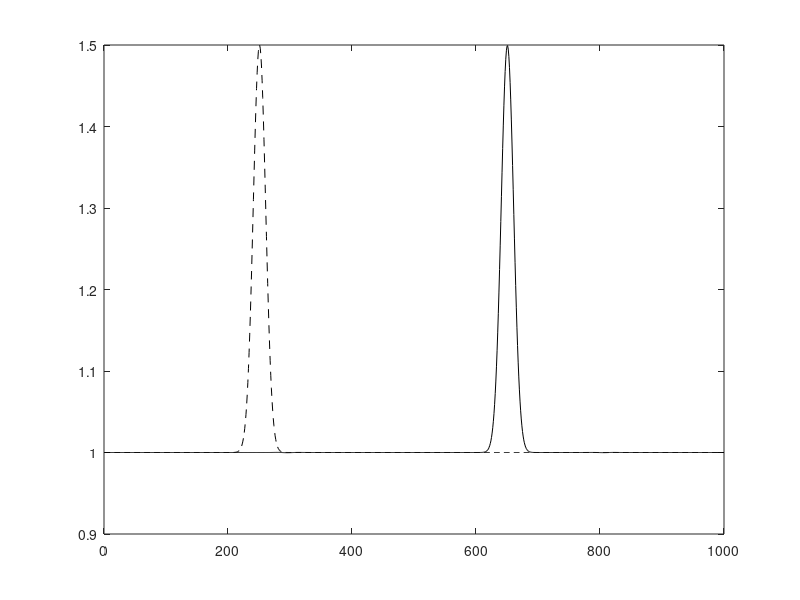

Source code (MATLAB):
%%%%%%%%%%%%%%%%%%%%%%%%%%%%%%%%%%%%%%%%%%%%%%%%%%%%%%%%%%%%%%%%%%%%%%%%%
%   MATLAB code to simulate 1D advection-diffusion for a steep gaussian profile
%   Assumed : 
%   Delta x (lattice distance) = Delta t (lattice time step) = 1 
%   c = 1, c_s (speed of sound) = 1/sqrt(3)
%   Periodic boundary conditions are applied at the corner grid points
%   Author : Sthavishtha Bhopalam Rajakumar
%   Updated date : 30-09-2017
%%%%%%%%%%%%%%%%%%%%%%%%%%%%%%%%%%%%%%%%%%%%%%%%%%%%%%%%%%%%%%%%%%%%%%%%%

clc;clear

%defined parameters in the question
d = 5e-8; %Diffusion coefficient
u_max = 0.1; %macroscopic fluid velocity
n = 1000; %number of grids
t_max = 4000; %maximum time/iteration to be reached
c_s = 1./sqrt(3); %speed of sound
ma = u_max./c_s; %mach number
tau = d./(c_s*c_s); %relaxation time
beta = 1./(2*tau+1); %factor considering the effect of relaxation time

%initializing initial populations
rho = zeros(n,1); %particle densities
for i=1:n
    rho(i) = 1.0+0.5*exp(-5000*power(((i-1)/(n-1) - 0.25),2)); %initial density variation
end
feq = zeros(3,n); %equilibrium populations
feq(1,:) = 2*rho(:).*(2 - sqrt(1 + ma*ma))./3; %defining equilibrium populations
feq(2,:) = rho(:).*((u_max - c_s*c_s)/(2*c_s*c_s) + sqrt(1 + ma*ma))./3;
feq(3,:) = rho(:).*((-u_max - c_s*c_s)/(2*c_s*c_s) + sqrt(1 + ma*ma))./3;
f = feq; %initial population is in equilibrium 

for t = 1:t_max     %t = time/iteration
    
    if t~=1
        rho(:) = f(1,:) + f(2,:) + f(3,:); %density kinetic equation
        feq(1,:) = 2*rho(:).*(2 - sqrt(1 + ma*ma))./3; %defining equilibrium populations
        feq(2,:) = rho(:).*((u_max - c_s*c_s)/(2*c_s*c_s) + sqrt(1 + ma*ma))./3;
        feq(3,:) = rho(:).*((-u_max - c_s*c_s)/(2*c_s*c_s) + sqrt(1 + ma*ma))./3;
        f(1,:) = f(1,:) - 2*beta*(f(1,:) - feq(1,:)); %performing collision 
        f(2,:) = f(2,:) - 2*beta*(f(2,:) - feq(2,:));
        f(3,:) = f(3,:) - 2*beta*(f(3,:) - feq(3,:));
    end
   
    temp_left = f(3,1); %periodic boundary conditions
    temp_right = f(2,n);
    
    %advection across direction of c
    for i=n:-1:2
        f(2,i) = f(2,i-1);
    end
    
    for i=1:n-1
        f(3,i) = f(3,i+1);
    end
    
    f(2,1) = temp_right;
    f(3,n) = temp_left;
    
end
%postprocessing
x = 1:n;
rho_act(x) = 1+0.5*exp(-5000*power(((x-1)/(n-1) - 0.25),2));
plot(x,rho_act(x),'k--',x,rho(x),'k-');

